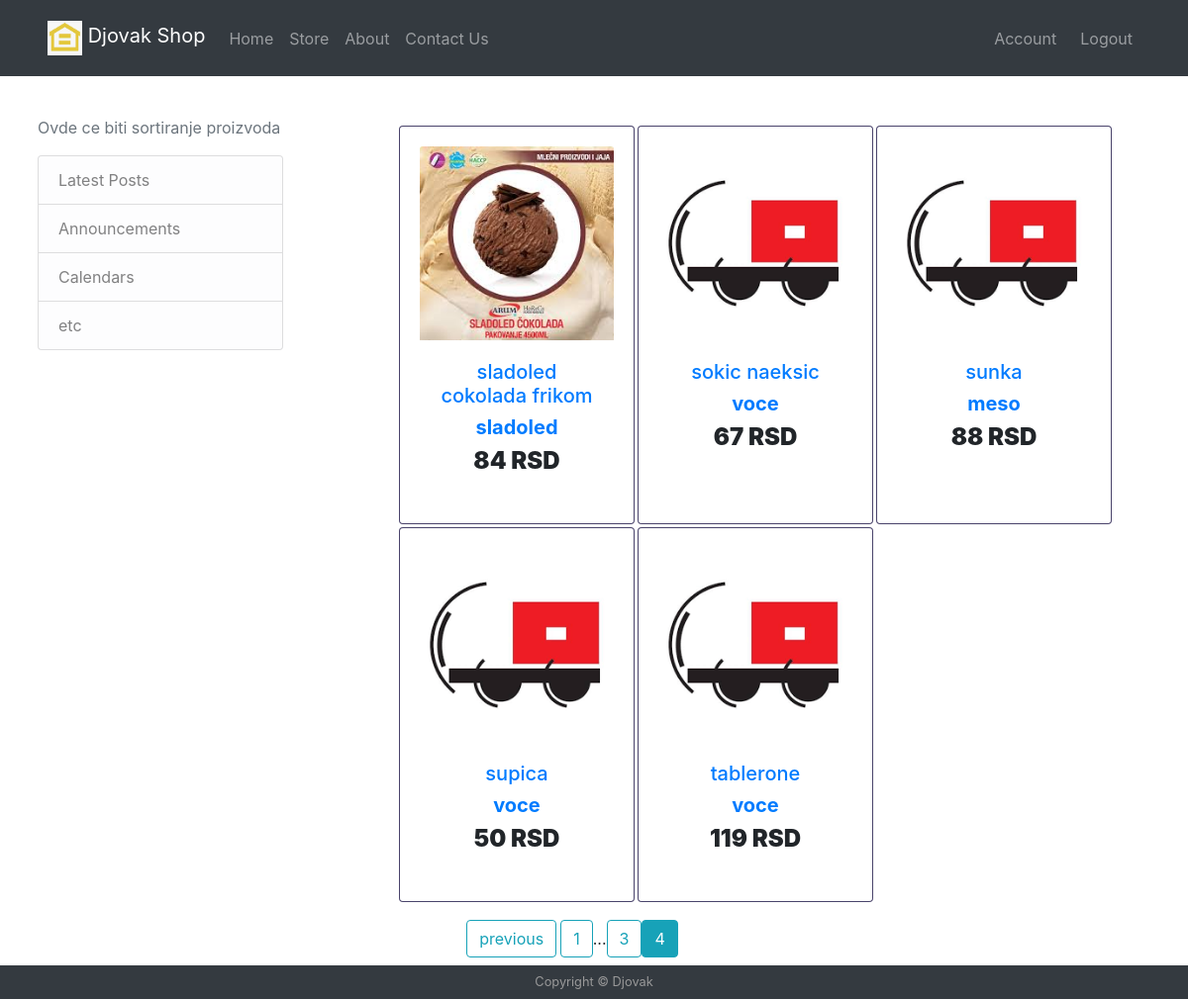
The page /store?page=4 (signed in) on the database its author committed.
### djop/models.py (models this page shows, shortened)
class Product(db.Model):
    id = db.Column(db.Integer, primary_key=True)
    name = db.Column(db.String(30), nullable=False, unique=True)
    description = db.Column(db.String(300), nullable=False, unique=True)
    category = db.Column(db.Integer, db.ForeignKey('category.id'), nullable=False)
    price = db.Column(db.Integer, nullable=False)
    image = db.Column(db.String(20), nullable=False, default='default.png')

class Category(db.Model):
    id = db.Column(db.Integer, primary_key=True)
    name = db.Column(db.String(30), nullable=False, unique=True)
    parentCategory = db.Column(db.Integer, nullable=False, default = 0)
    products = db.relationship('Product', backref='category_all' , lazy=True)

### djop/routes.py (the view)
@app.route('/store', methods=['GET','POST'])
@login_required
def store():
    page = request.args.get('page', 1, type=int)
    products= Product.query.order_by(Product.name.asc()).paginate(page=page, per_page = 6)
    categories = []
    x= len(Product.query.all())
    total_pages = x//6 + (x%6 > 0)
    for product in products.items:
        productCategories = findCategories(product)
        productCategories.pop()
        categories.append(productCategories)
    return render_template('store.html', title='Store', articles=enumerate(products.items), total_pages=total_pages, page=page, products=products, categories=categories)

### djop/models.py (called while the page is built)
@login_manager.user_loader
def load_user(user_id):
    return User.query.get(int(user_id))

### djop/routes.py (called while the page is built)
def findCategories(product):
    temp=[]
    now = Category.query.filter_by(id=product.category).first()
    while now:
        temp.insert(0,now.name)
        now = Category.query.filter_by(id=now.parentCategory).first()
    return temp

### djop/templates/store.html (shortened to what this page needs)
{% extends 'base.html' %}
{% block body %}
    <main role="main" class="container">
        <div class="row pt-4 pb-2">
            <div class="col-md-3 mr-auto">
                <div class="content-section">
                    <p class='text-muted'>Ovde ce biti sortiranje proizvoda
                    <ul class="list-group">
                        <li class="list-group-item list-group-item-light">Latest Posts</li>
                        <li class="list-group-item list-group-item-light">Announcements</li>
                        <li class="list-group-item list-group-item-light">Calendars</li>
                        <li class="list-group-item list-group-item-light">etc</li>
                    </ul>
                    </p>
                </div>
            </div>
            <div class="col-md-8 grid-container">
                {% for x,article in articles %}
                <div class="card grid-item">
                    <div class="view overlay">
                    <a href="{{url_for('product', product_id=article.id)}}">
                    <img src={{url_for('static', filename= 'images/product/'+ article.image)}} alt="{{ article.name }}" class="card-img-top"
                        alt="">
                    </a>
                    </div>
                    <div class="card-body text-center">
                    <a href="" class="grey-text">
                        <h5><a href="{{url_for('product', product_id=article.id)}}">{{article.name}}</a></h5>
                    </a>
                    <h5>
                        <strong>
                        <a href="" class="dark-grey-text">{{article.category_all.name}}
                        </a>
                        </strong>
                    </h5>
                    <h4 class="font-weight-bold blue-text">
                        <strong>{{article.price}} RSD</strong>
                    </h4>
                    </div>
                </div>
                {% endfor %}
            </div>
        </div>
        <div class="row mx-auto justify-content-center align-items-center pb-2">
            {% if page >1 %}
                <a href="{{url_for('store', page=page-1)}}" class="btn btn-outline-info mr-1">previous</a>
            {% endif %}
            {% for page_num in products.iter_pages(left_edge=1,right_edge=1,left_current=1,right_current=3) %}
                    {% if page_num %}
                            {% if page_num == products.page %}
                                <a href="{{url_for('store', page=page_num)}}" class="btn btn-info">{{ page_num }}</a>
                            {% else %}
                                <a href="{{url_for('store', page=page_num)}}" class="btn btn-outline-info">{{ page_num }}</a>
                            {% endif %}
                    {% else %}
                            ...
                    {% endif %}
            {% endfor %}
        </div>
    </main>
{% endblock %}

### djop/static/css/main.css (style rules this page uses)
.grid-container { display: grid; grid-template-columns: 1fr 1fr 1fr; padding: 10px; grid-gap:3px; }
.grid-item { background-color: rgba(255, 255, 255, 0.8); border: 1px solid rgba(28, 20, 70, 0.8); padding: 20px; font-size: 30px; text-align: center; }

### rows shown on the page
Product: image (picture), name "sladoled cokolada frikom", category_all.name "sladoled", price "84"
Product: image (placeholder picture), name "sokic naeksic", category_all.name "voce", price "67"
Product: image (placeholder picture), name "sunka", category_all.name "meso", price "88"
Product: image (placeholder picture), name "supica", category_all.name "voce", price "50"
Product: image (placeholder picture), name "tablerone", category_all.name "voce", price "119"

### other values the page prints
{{ page_num }} "1" "3"
{{ page_num }} "4"
